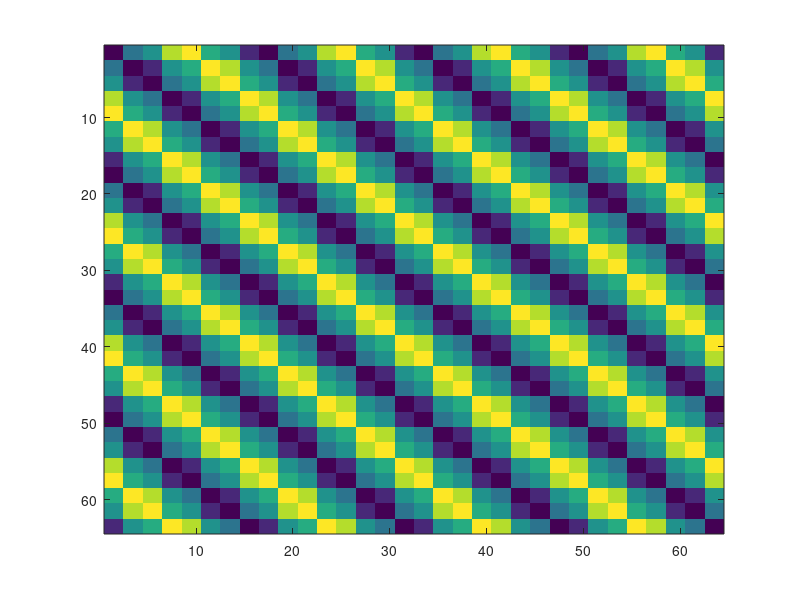
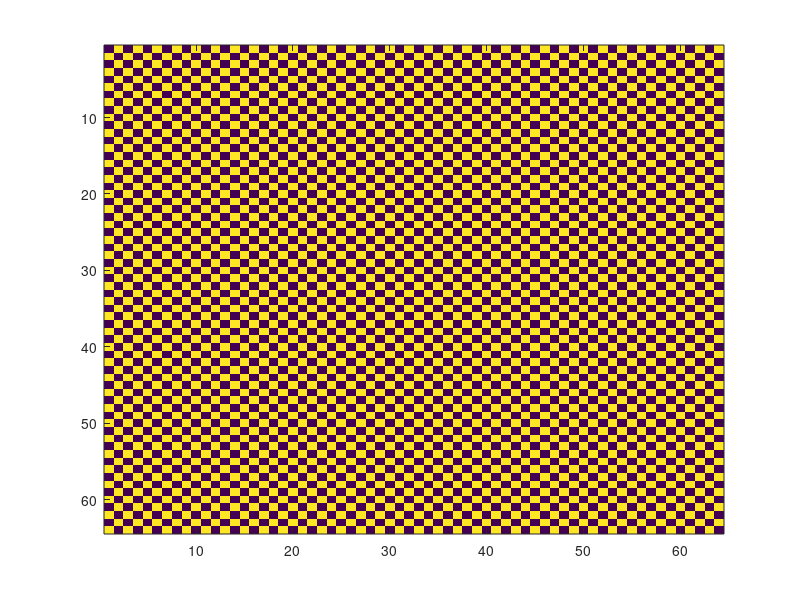
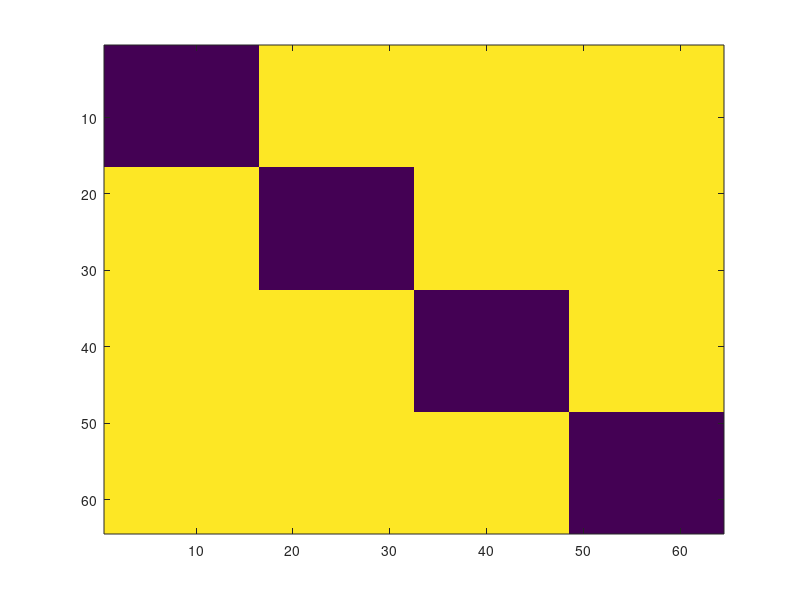
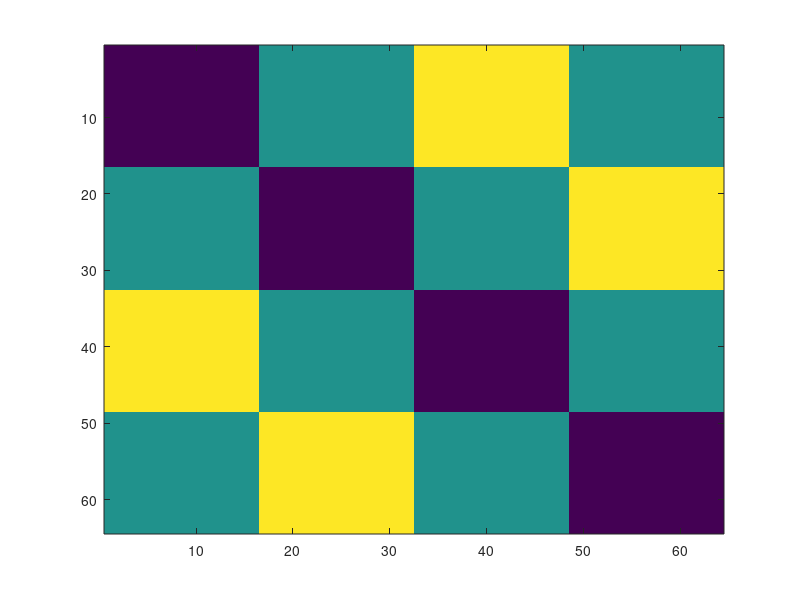

MATLAB code to generate these figures, in order:
%% set up

close all;
clearvars;
clc;

fprintf('setting up %s\n', mfilename);

rootdir = '\\cbsu\data\Group\Woolgar-Lab\projects\Dorian\EvAccum'; % root directory

%% do stimulus matrix

% test rule entry values (entered as prompted in script)
d.easy_rule = 80;
d.hard_rule = 10;

% how many blocks
p.num_blocks = 20;

% trial settings (*p.stim_mat* = parameter required to calculate stimulus condition matrix)
p.num_trials_per_block = 64; % *p.stim_mat*
p.num_cues = 4; % *p.stim_mat*
p.num_motion_coherence = 8; % *p.stim_mat*
p.cue_directions = 45:90:315; % *p.stim_mat* - refers to the direction of the upward arrow of the doublesided arrow cue in stimdir
p.dot_motion_directions = union([p.cue_directions+d.easy_rule],[p.cue_directions+d.hard_rule]); % *p.stim_mat* - adds easy rule and hard rule to each cue, then puts them in a vector sorted low to high

% create matrix specifying stimulus conditions per trial:
%  1)  cue direction (1-4)
%  2)  cue direction in degrees
%  3)  dot motion direction condition (1-8)
%  4)  dot motion direction in degrees
%  5)  coherence difficulty (1 = easy, 2 = hard)
%  6)  matching distance from cue direction (absolute value) - used to calc match and match difficulty
%  7)  match blue (1) or match orange (2)
%  8)  matching difficulty (1 = easy, 2 = difficult)
%  9)  gives you a unique number for each trial condition
% 10)  gives a number based on 9 for meg triggers
% note: if you try to test with two matching angles that are the same, you
%       will get an error, so make them different by at least 1 degree. this is
%       because we use 'union()' to calc matching distance from cue direction.

% create matrix
p.stim_mat = zeros(p.num_trials_per_block,10);

% create columns
p.stim_mat(:,1) = sort(repmat(1:p.num_cues,[1,p.num_trials_per_block/p.num_cues]));
p.stim_mat(:,2) = p.cue_directions(p.stim_mat(:,1));
p.stim_mat(:,3) = repmat(sort(repmat(1:p.num_motion_coherence,[1,p.num_trials_per_block/p.num_cues/p.num_motion_coherence])),[1,p.num_cues]);
p.stim_mat(:,4) = p.dot_motion_directions(p.stim_mat(:,3));
temp = p.stim_mat(:,4);
temp(temp > 360) = temp(temp > 360) - 360;
p.stim_mat(:,4) = temp; clear temp;
p.stim_mat(:,5) = repmat(sort(repmat(1:2,[1,p.num_trials_per_block/p.num_cues/p.num_motion_coherence/2])),[1,p.num_cues*p.num_motion_coherence]);
dist = abs([p.stim_mat(:,4)-360,p.stim_mat(:,4),p.stim_mat(:,4)+360]-repmat(p.stim_mat(:,2),[1,3]));
p.stim_mat(:,6) = min(dist,[],2);
p.stim_mat(:,7) = (p.stim_mat(:,6)>90)+1;
p.stim_mat(:,8) = ~((p.stim_mat(:,6)==min(p.stim_mat(:,6)))|(p.stim_mat(:,6)==max(p.stim_mat(:,6))))+1;
p.stim_mat(:,9) = 1:length(p.stim_mat(:,9));
p.stim_mat(:,10) = p.stim_mat(:,9)+[0:2:127]'+5;

% clear floating variables
clear dist;

% shuffle the trial condition order for each block into 'd.stim_mat_all' then re-sort by cue
% for block=1:p.num_blocks
%     d.stim_mat_all(:,:,block) = p.stim_mat(Shuffle(1:p.num_trials_per_block),:);
%     d.stim_mat_all(:,:,block) = sortrows(d.stim_mat_all(:,:,block),1);
% end
% clear floating variables
clear block;

%% RDM - stimulus distance

mat1 = repmat(p.stim_mat(:,4),1,64); % repeat column 3 (cue direction code) for trial columns

mat2 = repmat(p.stim_mat(:,4)',64,1); % repeat column 3 transposed for trial rows

mat3 = mod(mat1-mat2,360); % normalised difference between angles

rdm_stim = min(360-mat3,mat3); % the smallest of the two differences between angles

clear mat1 mat2 mat3

imagesc(rdm_stim);
savefig('rdm_stim')

% then you need to do two more:
% 1. decisions made - so 1-4 cue one is different from 3-6 cue 2 and 5-8 cue 3 and 7-2 cue 4
% 2. decisions made detail - so 1-4 cue one is LESS different to 3-6 cue 2 THAN 5-8 cue 3

%% RDM - coherence

mat1 = repmat(p.stim_mat(:,5),1,64);

mat2 = repmat(p.stim_mat(:,5)',64,1);

rdm_coh = mat1~=mat2; % if not equal, 1 (dissimilar) else 0

clear mat1 mat2

imagesc(rdm_coh);
savefig('rdm_coh')

%% RDM - cue

mat1 = repmat(p.stim_mat(:,1),1,64); % repeat cue code for trials as columns

mat2 = repmat(p.stim_mat(:,1)',64,1); % repeat cue code for trials as rows

rdm_cue = mat1~=mat2; % if they aren't equal, then 1 (dissimilar) otherwise 0

imagesc(rdm_cue);
savefig('rdm_cue');

%% RDM - decision boundary

rdm_decbdry = abs(mat1-mat2); % minus one from the other to get dissimilarity

rdm_decbdry(rdm_decbdry == 3) = 1;

clear mat1 mat2

imagesc(rdm_decbdry);
savefig('rdm_ruledec');

%% RDM - rule difficulty

mat1 = repmat(p.stim_mat(:,8),1,64); % repeat difficulty for trial cols

mat2 = repmat(p.stim_mat(:,8)',64,1); % repeat difficulty for trial rows

rdm_rulediff = mat1~=mat2; % if not equal, 1 (dissimilar) else 0

clear mat1 mat2

imagesc(rdm_rulediff);
savefig('rdm_rulediff');

%% RDM - response

mat1 = repmat(p.stim_mat(:,7),1,64); % repeat for trial columns

mat2 = repmat(p.stim_mat(:,7)',64,1); % repeat for trial rows

rdm_resp = mat1~=mat2; % if not equal, 1 (dissimilar) else 0

clear mat1 mat2

imagesc(rdm_resp);
savefig('rdm_resp');

%% RDM - decision

rdm_dec = rdm_decbdry;

for i1 = 1:length(rdm_dec(:,1))
    for i2 = 1:length(rdm_dec(1,:))
        if rdm_resp(i1,i2) == 1 && rdm_dec(i1,i2) == 0
            rdm_dec(i1,i2) = 2;
        elseif rdm_resp(i1,i2) == 1 &&  rdm_dec(i1,i2) == 2
            rdm_dec(i1,i2) = 0;
        end
    end
end

rdm_dec_equal = rdm_decbdry;

for i1 = 1:length(rdm_dec_equal(:,1))
    for i2 = 1:length(rdm_dec_equal(1,:))
        if rdm_resp(i1,i2) == 1 && rdm_dec_equal(i1,i2) == 0
            rdm_dec_equal(i1,i2) = 2;
        elseif rdm_resp(i1,i2) == 1 &&  rdm_dec_equal(i1,i2) == 2
            rdm_dec_equal(i1,i2) = 1;
        end
    end
end

imagesc(rdm_dec);
savefig('rdm_dec');

imagesc(rdm_dec_equal);
savefig('rdm_dec_equal');

%% show all figures

% create subplot and map rdms to it
figure
visualise(1)=subplot(4,2,1);
imagesc(rdm_stim);
visualise(2)=subplot(4,2,2);
imagesc(rdm_coh);
visualise(3)=subplot(4,2,3);
imagesc(rdm_cue);
visualise(4)=subplot(4,2,4);
imagesc(rdm_decbdry);
visualise(5)=subplot(4,2,5);
imagesc(rdm_rulediff);
visualise(6)=subplot(4,2,6);
imagesc(rdm_resp);
visualise(7)=subplot(4,2,7);
imagesc(rdm_dec);
visualise(8)=subplot(4,2,8);
imagesc(rdm_dec_equal);

% add a legend
t(1)=title(visualise(1),'stimulus');
t(5)=title(visualise(2),'coherence difficulty');
t(2)=title(visualise(3),'cue');
t(3)=title(visualise(4),'decision boundary');
t(4)=title(visualise(5),'rule difficulty');
t(5)=title(visualise(6),'response');
t(5)=title(visualise(7),'decision');
t(5)=title(visualise(8),'decision treated equal');